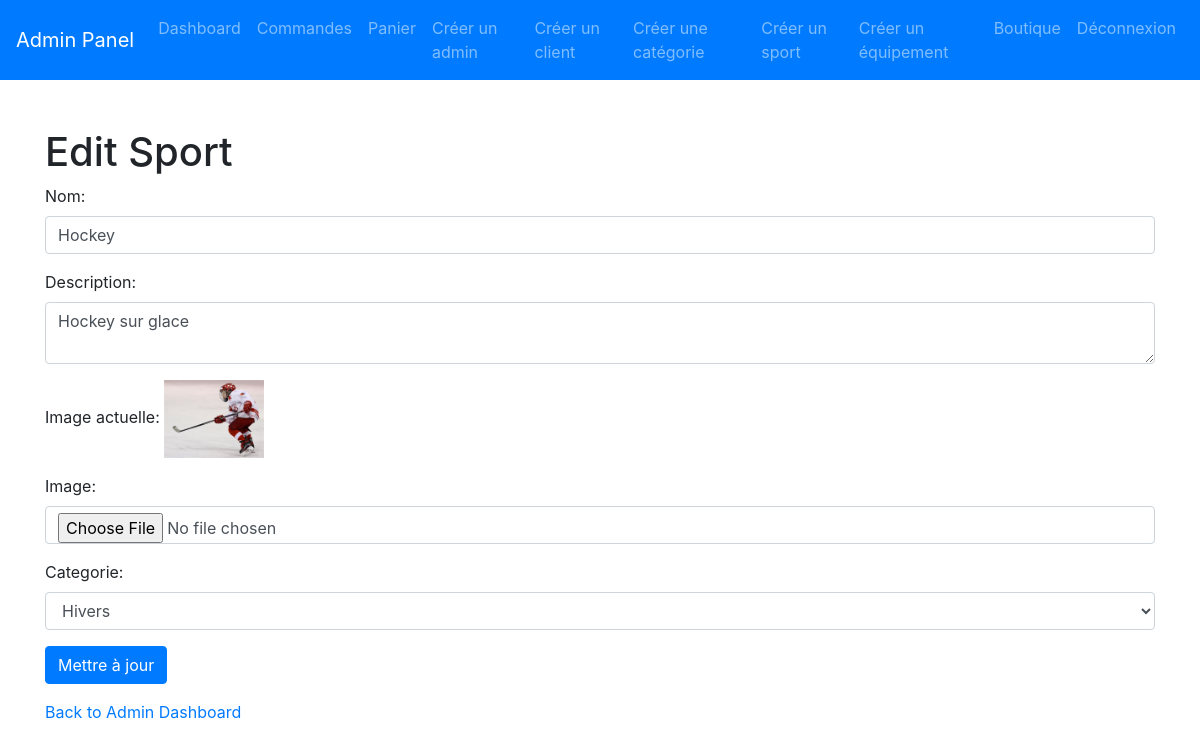
Screenshot of /update_sport.php?id=2 with the database file from the repository.
### tables this page shows
CREATE TABLE `sport` (
  `id` int(11) NOT NULL,
  `nom` varchar(255) NOT NULL,
  `description` text DEFAULT NULL,
  `image` varchar(255) DEFAULT NULL,
  `categorie_id` int(11) DEFAULT NULL
);

### includes/chargement.php (called while the page is built, shortened)
<?php
if (!function_exists('chargement')) {
function chargement($classe){
    $model = "./app/classe/".$classe.".class.php";
}
}

### app/classe/Request.class.php (called while the page is built, shortened)
<?php
class Request{
    protected $sql;
    public function setSql($sql) {
        $this->sql = $sql;
    }
    public function getLines($oCon, $params = [], $uneSeuleLigne = false) {
        $oStatement = $oCon->prepare($this->sql);
        if (array_keys($params) !== range(0, count($params) - 1)) {
            foreach ($params as $nomParam => $valParam) {
                $oStatement->bindValue(':'.$nomParam, $valParam, is_int($valParam) ? PDO::PARAM_INT : PDO::PARAM_STR);
            }
            $oStatement->execute();
        } else {
            $oStatement->execute($params);
        }
        $resultat = $uneSeuleLigne ? $oStatement->fetch(PDO::FETCH_ASSOC) :
        $oStatement->fetchAll(PDO::FETCH_ASSOC);
        return $resultat;
    }
}
?>

### update_sport.php (the view, shortened to what this page needs)
<?php
include './includes/chargement.php';
include './includes/navbar_admin.php';
$sport_id = $_GET['id'] ?? null;
$dbConn = new DatabaseConnexion(HOST, DBNAME, DBUSER, DBPASSWORD);
$conn = $dbConn->connexion();
$request = new Request();
$request->setSql("SELECT * FROM Sport WHERE id = :id");
$sport = $request->getLines($conn, ['id' => $sport_id])[0] ?? null;
?>
<html>
<head>
    <link href="https://maxcdn.bootstrapcdn.com/bootstrap/4.5.2/css/bootstrap.min.css" rel="stylesheet">
</head>
<body>
    <div class="container mt-5">
        <h1>Edit Sport</h1>
        <form action="update_sport.php?id=<?php echo $sport_id; ?>" method="post" enctype="multipart/form-data">
            <div class="form-group">
                <label for="nom">Nom:</label>
                <input type="text" class="form-control" id="nom" name="nom" value="<?php echo $sport['nom']; ?>">
            </div>
            <div class="form-group">
                <label for="description">Description:</label>
                <textarea class="form-control" id="description" name="description"><?php echo $sport['description']; ?></textarea>
            </div>
            <div class="form-group">
                <label for="image">Image actuelle:</label>
                <img src=".<?php echo $sport['image']; ?>" alt="Sport Image" width="100">
            </div>
            <div class="form-group">
                <label for="image">Image:</label>
                <input type="file" class="form-control" id="image" name="image">
            </div>
            <div class="form-group">
                <label for="categorie_id">Categorie:</label>
                <select class="form-control" id="categorie_id" name="categorie_id">
                    <?php
                    $request->setSql("SELECT id, categorie FROM Categorie");
                    $categories = $request->getLines($conn);
                    foreach ($categories as $category) {
                        $selected = $equipement['categorie_id'] == $category['id'] ? 'selected' : '';
                        echo "<option value='" . $category['id'] . "' " . $selected . ">" . $category['categorie'] . "</option>";
                    }
                    ?>
                </select>
            </div>
            <input type="submit" class="btn btn-primary" value="Mettre à jour">
        </form>
        <a href="admin_dashboard.php">Back to Admin Dashboard</a>
</body>
</html>

### rows the page displays
sport: nom "Hockey", description "Hockey sur glace", image (picture)

### other values shown
form field categorie_id "Hivers"
